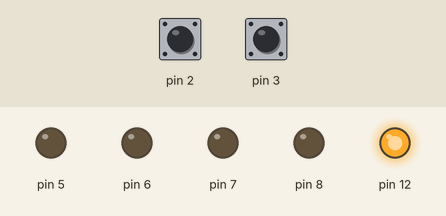
Recording of a sketch running on a simulated Arduino Uno, built with avr-gcc and run on an emulated ATmega328P. Shown: output pins drawn as LEDs (lit = HIGH). The inputs (shaded band) are chosen by the test bench; at power-on: pin 2 HIGH, pin 3 HIGH. What the sketch prints to the serial monitor is not drawn.

Above: at 0.1 s.
Timing chart, 0 to 1.6 s (numbered marks = the images above):
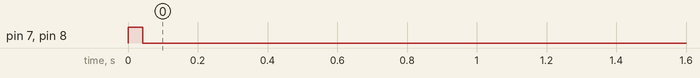

The sketch:

tank.ino
```cpp
#include "rc.h"


void setup(){
  pinMode(12,OUTPUT);
  digitalWrite(12,HIGH);

  pinMode(2,INPUT);
  digitalWrite(2,HIGH);

  pinMode(3,INPUT);
  digitalWrite(3,HIGH);
  initRC();

  Serial.begin(9600);
}

void loop(){
  getRC();
}
```

rc.cpp
```cpp
#include "rc.h"

Wheel wheel_l(7,6);
Wheel wheel_r(8,5);

int mid=1508;

int ch1_val=mid;
int ch2_val=mid;

int old_ch1=ch1_val;
int old_ch2=ch2_val;

int speed_l=0;
int speed_r=0;

void parse(){
  if(abs(ch1_val-old_ch1)<6){
    ch1_val=old_ch1;
  }
  old_ch1=ch1_val;
  int val=ch1_val-mid;
  speed_l=abs((float)val/506)*254;
  speed_r=speed_l;

  if(abs(ch2_val-old_ch2)<6){
    ch2_val=old_ch2;
  }
  old_ch2=ch2_val;


  int val2=ch2_val-mid;
  speed_l+=(float)val2/600*254;
  speed_r-=(float)val2/600*254;

  speed_l=abs(speed_l)<254?speed_l:254*(speed_l>0);
  speed_r=abs(speed_r)<254?speed_r:254*(speed_r>0);

  int dir=val>10?1:-1;
  wheel_l.dir(speed_l*dir);
  wheel_l.speed(speed_l);
  wheel_r.dir(speed_r*dir);
  wheel_r.speed(speed_r);

  Serial.print(val);
  Serial.print("*");
  Serial.print(speed_l);
  Serial.print("*");
  Serial.println(speed_r);
}

void getRC(){
  ch1_val=pulseIn(2,HIGH,2100*10);
  ch2_val=pulseIn(3,HIGH,2100*10);

  ch1_val=ch1_val?ch1_val:1508;
  ch2_val=ch2_val?ch2_val:1508;

  parse();
}

void initRC(){
  wheel_l.init();
  wheel_r.init();
}
```

rc.h
```cpp
#ifndef RC_H
#define RC_H

#include "Arduino.h"
#include "Wheel.h"

#define ch1 2
#define ch2 3

void initRC();
void getRC();

#endif
```

wheel.cpp
```cpp
#include "wheel.h"

Wheel::Wheel(int _d_pin,int _p_pin){
  d_pin=_d_pin;
  p_pin=_p_pin;
}

void Wheel::dir(int status){
  int dir=status>0;
  digitalWrite(d_pin,dir);
}


void Wheel::init(){
  pinMode(d_pin,OUTPUT);
  pinMode(p_pin,OUTPUT);
  digitalWrite(d_pin,HIGH);
  analogWrite(p_pin,0);
}


void Wheel::speed(int value){
  int pwm=abs(value);
  pwm<30?pwm=0:pwm=pwm;
  analogWrite(p_pin,pwm);
}
```

wheel.h
```cpp
#ifndef WHEEL_H
#define WHEEL_H

#include "Arduino.h"

class Wheel{
  public :
    Wheel(int d_pin,int p_pin);
    void dir(int value);
    void init();
    void speed(int value);
  private:
    int d_pin;
    int p_pin;
    int old_pwm;
    int old_dir;
};
#endif
```

Measured:
- by itself, pin 7, pin 8: HIGH → LOW at 0.04 s
